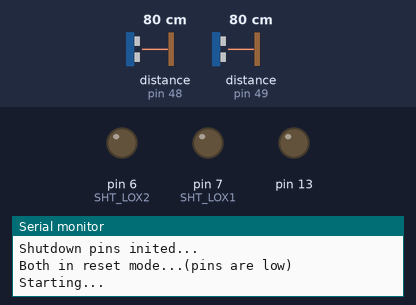
A sketch run on a simulated Arduino Uno, built with avr-gcc and run on an emulated ATmega328P. Parts: output pins drawn as LEDs (lit = HIGH), the last lines printed to the serial monitor. Inputs (shaded band) come from the test bench; at power-on: distance to the obstacle (sensors on pin 48, pin 49) 80 cm.

Above: at 0.01 s.
At 1.2 s:
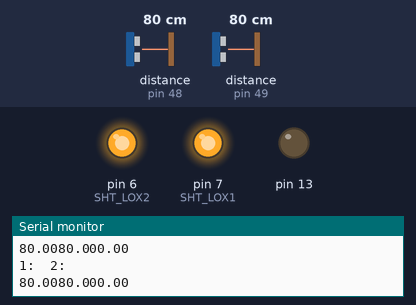
1.3 s: distance to the obstacle (sensor on pin 48) set to 145 cm
2.8 s: distance to the obstacle (sensor on pin 48) set to 153 cm
Timing chart, 0 to 5.8 s (numbered marks = the images above; inputs shaded):
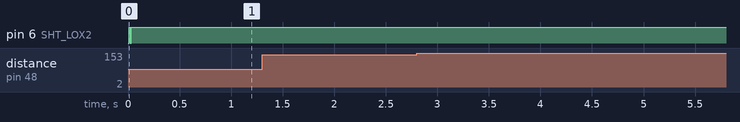

The sketch:

Plic_Posture_TOF_adapted.ino
```cpp
#include "Adafruit_VL53L0X.h"


// Maximum distance we want to ping for (in centimeters).
#define MAX_DISTANCE 400
#define MAX_DELAY 3000

int cycles = 20;

// address we will assign if dual sensor is present
#define LOX1_ADDRESS 0x30
#define LOX2_ADDRESS 0x31

// set the pins to shutdown
#define SHT_LOX1 7
#define SHT_LOX2 6

// objects for the vl53l0x
Adafruit_VL53L0X lox1 = Adafruit_VL53L0X();
Adafruit_VL53L0X lox2 = Adafruit_VL53L0X();

// this holds the measurement
VL53L0X_RangingMeasurementData_t measure1;
VL53L0X_RangingMeasurementData_t measure2;

/*
    Reset all sensors by setting all of their XSHUT pins low for delay(10), then set all XSHUT high to bring out of reset
    Keep sensor #1 awake by keeping XSHUT pin high
    Put all other sensors into shutdown by pulling XSHUT pins low
    Initialize sensor #1 with lox.begin(new_i2c_address) Pick any number but 0x29 and it must be under 0x7F. Going with 0x30 to 0x3F is probably OK.
    Keep sensor #1 awake, and now bring sensor #2 out of reset by setting its XSHUT pin high.
    Initialize sensor #2 with lox.begin(new_i2c_address) Pick any number but 0x29 and whatever you set the first sensor to
 */
void setID() {
  // all reset
  digitalWrite(SHT_LOX1, LOW);
  digitalWrite(SHT_LOX2, LOW);
  delay(10);
  // all unreset
  digitalWrite(SHT_LOX1, HIGH);
  digitalWrite(SHT_LOX2, HIGH);
  delay(10);

  // activating LOX1 and reseting LOX2
  digitalWrite(SHT_LOX1, HIGH);
  digitalWrite(SHT_LOX2, LOW);

  // initing LOX1
  if(!lox1.begin(LOX1_ADDRESS)) {
    Serial.println(F("Failed to boot first VL53L0X"));
    while(1);
  }
  delay(10);

  // activating LOX2
  digitalWrite(SHT_LOX2, HIGH);
  delay(10);

  //initing LOX2
  if(!lox2.begin(LOX2_ADDRESS)) {
    Serial.println(F("Failed to boot second VL53L0X"));
    while(1);
  }
}

void read_dual_sensors() {

  // defines variables
  float distanceHead=100;
  float distanceBody=100;

  lox1.rangingTest(&measure1, false); // pass in 'true' to get debug data printout!
  lox2.rangingTest(&measure2, false); // pass in 'true' to get debug data printout!

  // print sensor one reading
  Serial.print("1: ");
  if(measure1.RangeStatus != 4) {     // if not out of range
    distanceHead=measure1.RangeMilliMeter/10;
  } else {
    Serial.print("Out of range");
  }

  Serial.print(" ");

  // print sensor two reading
  Serial.print("2: ");
  if(measure2.RangeStatus != 4) {
    distanceBody=measure2.RangeMilliMeter/10;
  } else {
    Serial.print("Out of range");
  }

  Serial.println();

  if (distanceBody >= 150 || distanceHead >=150 || distanceBody <= 2)
  {
    Serial.println("Out of range");
    noTone(13);
  }
  else
  {

     // Debug code to see the value and status of sensors.
    Serial.print(distanceHead);
    Serial.print(distanceBody);
    Serial.println(distanceHead-distanceBody);
  }

}

void setup() {
  Serial.begin(115200);

  // wait until serial port opens for native USB devices
  while (! Serial) { delay(1); }

  pinMode(SHT_LOX1, OUTPUT);
  pinMode(SHT_LOX2, OUTPUT);

  Serial.println("Shutdown pins inited...");

  digitalWrite(SHT_LOX1, LOW);
  digitalWrite(SHT_LOX2, LOW);

  Serial.println("Both in reset mode...(pins are low)");


  Serial.println("Starting...");
  setID();

}

void loop() {

  pinMode(13, OUTPUT);
  read_dual_sensors();
  delay(100);
}
```
